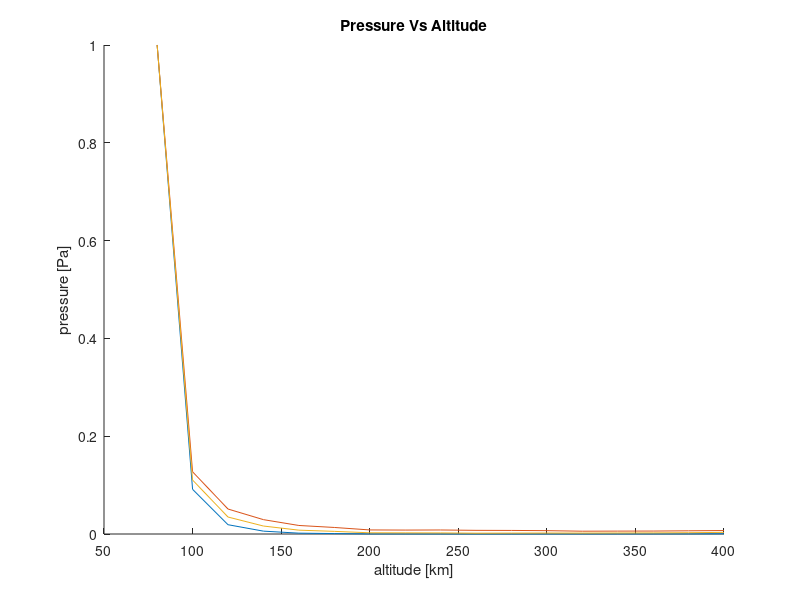

The MATLAB source for this figure: (Note: this script raises an error after producing the figure.)
%% Exam 1 - A355 - question 4 - Joshua Oates
clear all
close all
clc
d = load("AtmosData.txt");

%% constants
k = 1.38e-23; %J/K
g = 9.81; % m/s^2
R = 8.314; % J/(mol*K)
avo = 6.0221408e+23; %atoms / mol

% reference pressure
P0 = 1; % at 80 km
h0 = 80; % km
T0 = 180; %k


%%
n = length(d);

% create temperature vectors for solar min and max
Tmin = linspace(T0,700,n);
Tmax = linspace(T0,1800,n); % K

% breifely to vectors
alt = d(:,1);
Mmin = d(:,2);
Mmax = d(:,3);
Amin = d(:,4);
Amax = d(:,5);

Aave = (Amin+Amax)/2;
Tave = (Tmin+Tmax)/2;
Mave = (Mmin+Mmax)/2;

clear d
d = struct('alt',alt,'Mmin',Mmin,'Mmax',Mmax,'Mave',Mave,'Amin',Amin,'Amax',Amax,'Aave',Aave,'Tmin',Tmin','Tmax',Tmax','Tave',Tave');
clear alt Mmin Mmax Amin Amax Tmin Tmax Tave Mave Aave

%% calcs
d.LapseMax = (max(d.Tmax)-T0) / (max(d.alt)-h0); % K/km
d.LapseMin = (max(d.Tmin)-T0) / (max(d.alt)-h0);
d.LapseAve = (max(d.Tave)-T0) / (max(d.alt)-h0);

d.Hmax = (R*d.Tmax)./(d.Mmax*g); % m
d.Hmax = d.Hmax/1000; % km
d.Pmax = P0*exp(-(d.alt-h0)./d.Hmax);

d.Hmin = (R*d.Tmin)./(d.Mmin*g); % m
d.Hmin = d.Hmin/1000; % km
d.Pmin = P0*exp(-(d.alt-h0)./d.Hmin);

d.Have = (R*d.Tave)./(d.Mave*g); % m
d.Have = d.Have/1000; % km
d.Pave = P0*exp(-(d.alt-h0)./d.Have);


d.ngmax = d.Pmax./(k*d.Tmax);
d.ngmin = d.Pmin./(k*d.Tmin);
d.ngave = d.Pave./(k*d.Tave);

d.massMax = d.Mmax/avo; % kg
d.massMin = d.Mmin/avo;
d.massAve = d.Mave/avo;

d.veloMax = sqrt(8*k*d.Tmax./(pi*d.massMax)); % m/s
d.veloMin = sqrt(8*k*d.Tmin./(pi*d.massMin));
d.veloAve = sqrt(8*k*d.Tave./(pi*d.massAve));

d.sigMax = pi*(d.Amax);
d.sigMin = pi*(d.Amin);
d.sigAve = pi*(d.Aave);

d.mfpMax = 1./(4*d.ngmax.*d.sigMax); 
d.mfpMin = 1./(4*d.ngmin.*d.sigMin); 
d.mfpAve = 1./(4*d.ngave.*d.sigAve); 


% disp(d.Pmin)
% d.Pmin = P0*(1+(d.LapseMin./T0)*(d.alt-h0)).^-(d.Mmin*g/(1000*R*d.LapseMin));
% disp(d.Pmin)


%% plots

%%%%%%%%%%%%%%%%%%%%%%%%%%%%%%%%
% pressure
figure
hold on
plot(d.alt,d.Pmin)
plot(d.alt,d.Pmax)
plot(d.alt,d.Pave)
xlabel('altitude [km]')
ylabel('pressure [Pa]')
title('Pressure Vs Altitude')

% gca().set('XScale','log')
gca().set('YScale','log')

legend('Solar Min','Solar Max','Solar Average','location','best')

%%%%%%%%%%%%%%%%%%%%%%%%%%%%%%%%
% particle density
figure
hold on
plot(d.alt,d.ngmin)
plot(d.alt,d.ngmax)
plot(d.alt,d.ngave)
xlabel('altitude [km]')
ylabel('density [1/m^3]')
title('Particle Density Vs Altitude')

% gca().set('XScale','log')
gca().set('YScale','log')

legend('Solar Min','Solar Max','Solar Average','location','best')

%%%%%%%%%%%%%%%%%%%%%%%%%%%%%%%%
% Thermal Velo
figure
hold on
plot(d.alt,d.veloMin)
plot(d.alt,d.veloMax)
plot(d.alt,d.veloAve)
xlabel('altitude [km]')
ylabel('thermal velocity [m/s]')
title('Thermal Velocity Vs Altitude')

% gca().set('XScale','log')
% gca().set('YScale','log')

legend('Solar Min','Solar Max','Solar Average','location','best')

%%%%%%%%%%%%%%%%%%%%%%%%%%%%%%%%
% MFP
figure
hold on
plot(d.alt,d.mfpMin)
plot(d.alt,d.mfpMax)
plot(d.alt,d.mfpAve)
xlabel('altitude [km]')
ylabel('mean free path [m]')
title('Mean Free Path Vs Altitude')

% gca().set('XScale','log')
gca().set('YScale','log')

legend('Solar Min','Solar Max','Solar Average','location','best')

%% discussion
disp("The following data is as calcuated at 400 km:")
disp("  Pressure in Pa for solar min max and average in that order: ")
disp(string([d.Pmin(end);d.Pmax(end);d.Pave(end)]))
disp("  Particle density in atoms/m^3 for solar min max and average in that order: ")
disp(string([d.ngmin(end);d.ngmax(end);d.ngave(end)]))
disp("  Thermal velocity in m/s for solar min max and average in that order: ")
disp(string([d.veloMin(end);d.veloMax(end);d.veloAve(end)]))
disp("  Mean free path in m for solar min max and average in that order: ")
disp(string([d.mfpMin(end);d.mfpMin(end);d.mfpMin(end)]))

disp("From the plots you can see basic trends in the data. As expected particle density and pressure both steeply decrease with altitude and in both cases they decrease the least at solar max. Thermal Velocity and mean free path as expected increase with altitude. This makes intuitive sense because if there are less particles there will be more room between them to move before experiencing a collision.")

%% units check
% clc
% 
% u = symunit;
% g = u.m/u.s^2;
% R = u.J/(u.mol*u.K);
% alt = u.km;
% M = u.kg/u.mol;
% T = u.K;
% L = u.K/u.km;
% 
% P = u.Pa;
% k = u.J/u.K;
% 
% ng = P/(k*T);
% disp(simplify(ng))


% x = M*g/(1000*R*L);
% disp(simplify(x))
% 
% H = R*T/(M*g);
% disp(simplify(H))
% H = 1000*R*T/(M*g);
% disp(simplify(H))


